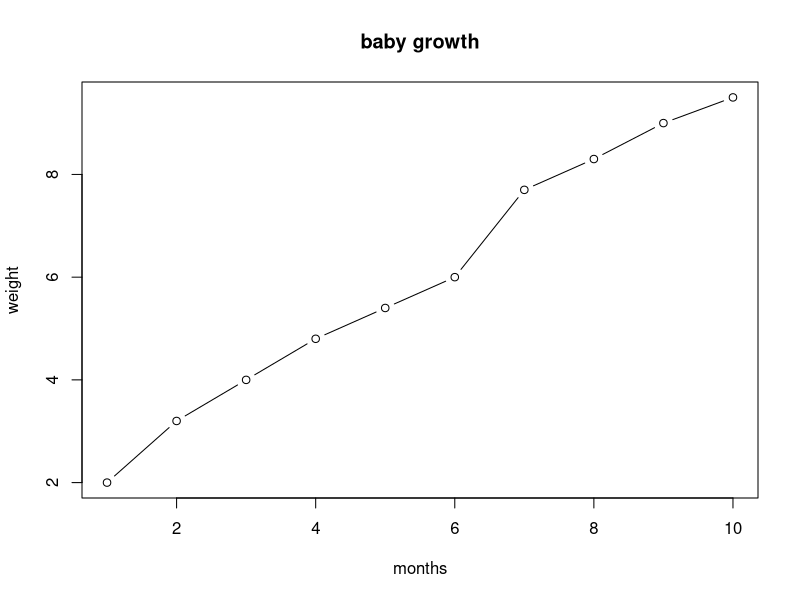

Write R code to recreate this figure.
months<-c(1,2,3,4,5,6,7,8,9,10)
weight<-c(2,3.2,4,4.8,5.4,6,7.7,8.3,9,9.5)
plot(months, weight, main = "baby growth", type = "b")